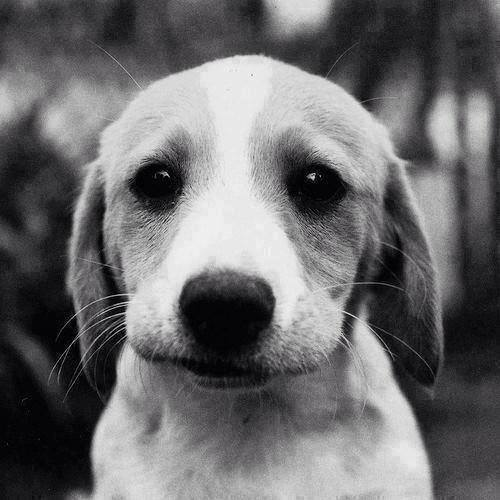
%> input picture ejercicios_clases/Transformaciones_geometricas/p.jpg, 500 x 500 px
$ octave bordes.m   (GNU Octave 9; MATLAB toolbox functions it lacks are replaced by stand-ins)
%> lines starting %> are read from the running program, lines starting %| are printed output that depends on the picture; in (x1, y1, x2, y2) boxes, pixels count from 0 and x2, y2 are one past the last pixel; in counts of white or black regions, pixels touching at a corner belong together; the program's own positions count from 1
%www.mathworks.com/helps
[Filename path]=uigetfile('*.jpg;*.bmp','Abrir imagen');
%> the answer given: Transformaciones_geometricas/p.jpg
if isequal(Filename,0)
    return;
else
    a=imread(strcat(path,Filename));
%> a is the input picture: size 500x500x3 uint8; mean R, G, B 107.5, 107.1, 108.5
    a1=im2bw(a);
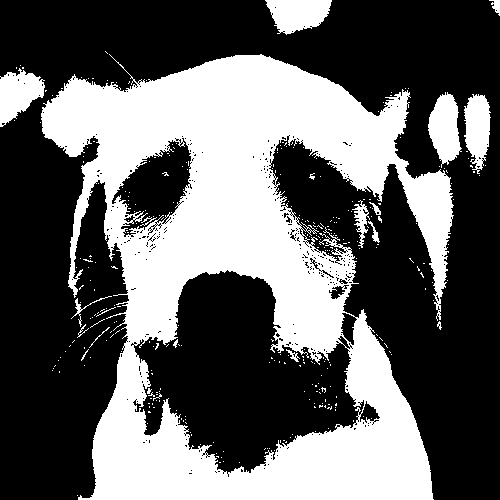
%> a1: size 500x500 logical; 38.8% white; 322 white regions (303 under 20 px), largest, box (x1, y1, x2, y2) and area: (41, 54, 454, 500) 88961, (265, 0, 332, 35) 1644, (428, 92, 462, 168) 1638
    i=edge(a1);
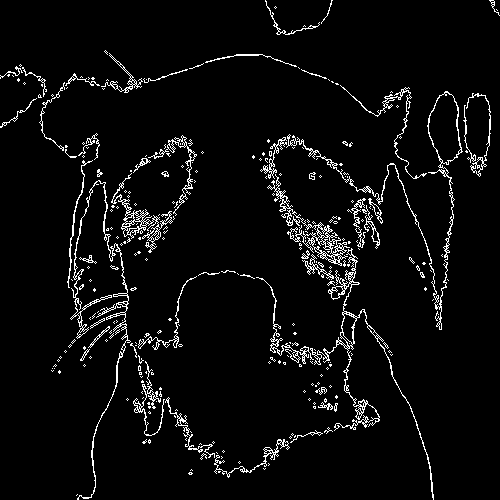
%> i: size 500x500 logical; 4.7% white in thin lines or dots
    subplot(3,3,1);
    imshow(a);
   title('Imagen Orginal');
    subplot(3,3,2);
    imshow(i);
    title('Bordes');
%  SOBEL
    i1=edge(a1,'sobel');
    subplot(3,3,3);
    imshow(i1);
    title('Sobel');
%   SOBEL VERTICAL
    i2=edge(a1,'sobel','vertical');
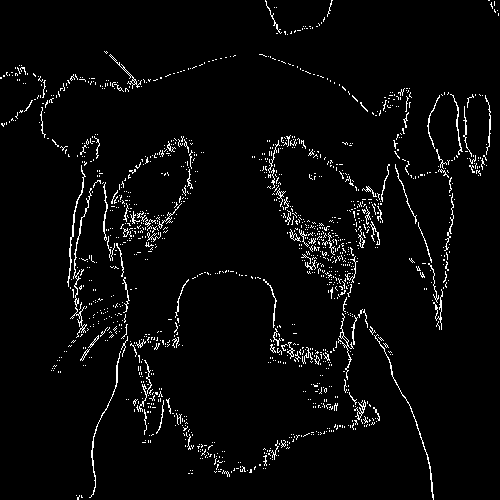
%> i2: size 500x500 logical; 3.5% white in thin lines or dots
    subplot(3,3,4);
    imshow(i2);
    title('Sobel Vertical');
%   CANNY
    i3=edge(a1,'canny');
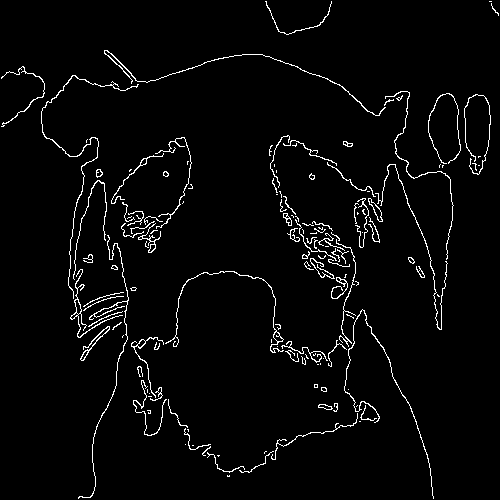
%> i3: size 500x500 logical; 3.2% white in thin lines or dots
    subplot(3,3,5);
    imshow(i3);
    title('Canny');
%   ROBERTS
    i4=edge(a1,'roberts');
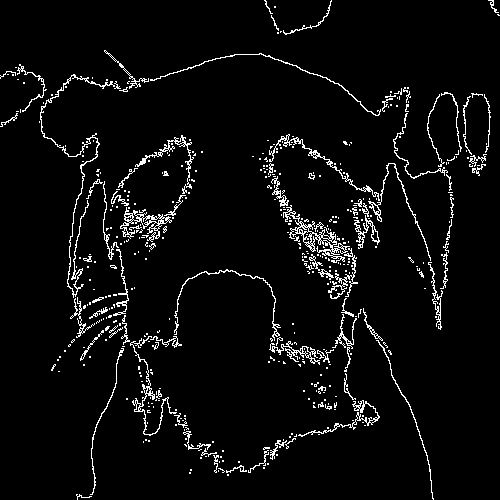
%> i4: size 500x500 logical; 4.6% white in thin lines or dots
    subplot(3,3,6);
    imshow(i4);
    title('Roberts');
%   PREWITT
    i5=edge(a1,'prewitt');
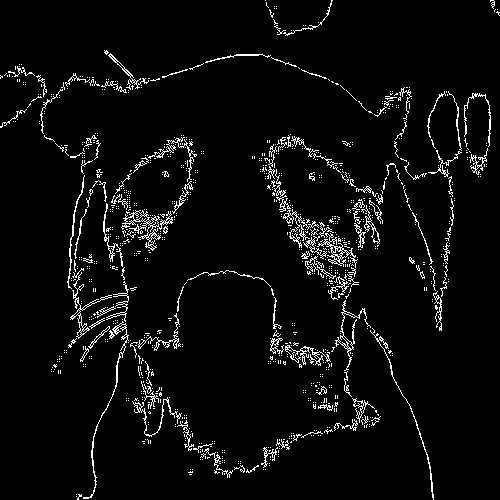
%> i5: size 500x500 logical; 4.5% white in thin lines or dots
    subplot(3,3,7);
    imshow(i5);
    title('Prewitt');
 %   Log
    i6=edge(a1,'log');
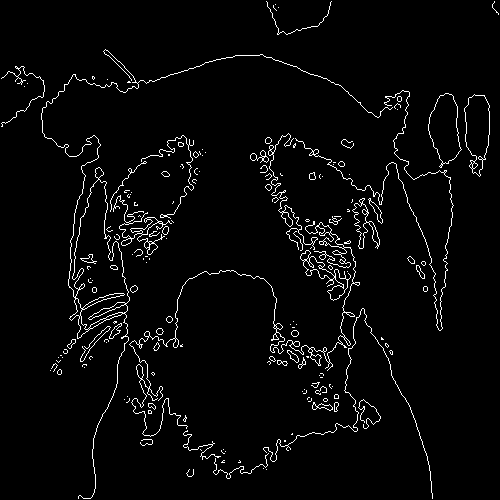
%> i6: size 500x500 logical; 3.3% white in thin lines or dots
    subplot(3,3,8);
    imshow(i6);
    title('LOG');
 %   Zerocross
    i7=edge(a1,'zerocross');
    subplot(3,3,9);
    imshow(i7);
    title('Zerocross');
end
